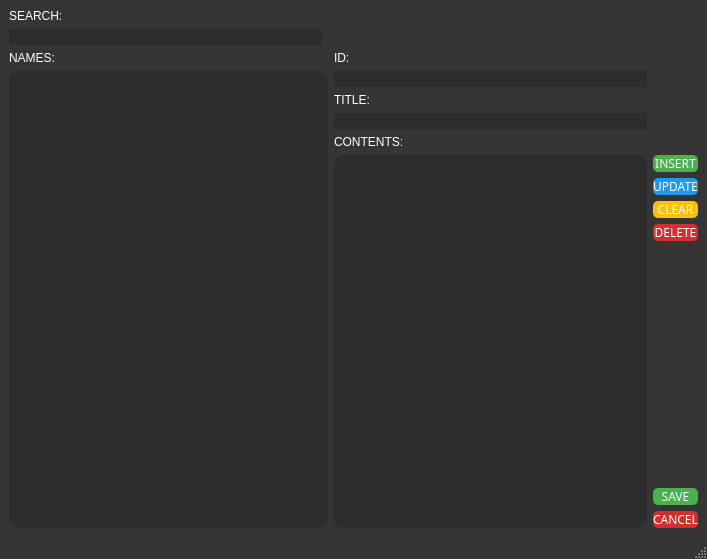
<?xml version="1.0" encoding="UTF-8"?>
<ui version="4.0">
 <class>MainWindow</class>
 <widget class="QMainWindow" name="MainWindow">
  <property name="geometry">
   <rect>
    <x>0</x>
    <y>0</y>
    <width>707</width>
    <height>559</height>
   </rect>
  </property>
  <property name="font">
   <font>
    <family>Goudy Stout</family>
    <bold>false</bold>
   </font>
  </property>
  <property name="windowTitle">
   <string>MainWindow</string>
  </property>
  <property name="styleSheet">
   <string notr="true">QMainWindow
{
	background-color:#363535;
}</string>
  </property>
  <widget class="QWidget" name="centralwidget">
   <layout class="QGridLayout" name="gridLayout">
    <item row="22" column="3">
     <spacer name="verticalSpacer">
      <property name="orientation">
       <enum>Qt::Vertical</enum>
      </property>
      <property name="sizeHint" stdset="0">
       <size>
        <width>20</width>
        <height>40</height>
       </size>
      </property>
     </spacer>
    </item>
    <item row="24" column="3">
     <widget class="QPushButton" name="btnCancel">
      <property name="font">
       <font>
        <family>Swiss921 BT</family>
        <bold>false</bold>
       </font>
      </property>
      <property name="styleSheet">
       <string notr="true">QPushButton
{
	color:#fff;
	background-color: #d32f2f ;	
	border-radius:5px;
}

QPushButton:hover 
{
	background-color: #c62828 ;
}
</string>
      </property>
      <property name="text">
       <string>CANCEL</string>
      </property>
     </widget>
    </item>
    <item row="11" column="3">
     <widget class="QPushButton" name="btnUpdate">
      <property name="font">
       <font>
        <family>Swiss921 BT</family>
        <bold>false</bold>
       </font>
      </property>
      <property name="styleSheet">
       <string notr="true">QPushButton
{
	color:#fff;
	background-color: #2196f3 ;	
	border-radius:5px;
}

QPushButton:hover 
{
	background-color: #1e88e5 ;
}</string>
      </property>
      <property name="text">
       <string>UPDATE</string>
      </property>
     </widget>
    </item>
    <item row="12" column="3">
     <widget class="QPushButton" name="btnClear">
      <property name="font">
       <font>
        <family>Swiss921 BT</family>
        <bold>false</bold>
       </font>
      </property>
      <property name="styleSheet">
       <string notr="true">QPushButton
{
	color:#fff;
	background-color: #ffc107;	
	border-radius:5px;
}

QPushButton:hover 
{
	background-color: #ffca28;
}</string>
      </property>
      <property name="text">
       <string>CLEAR</string>
      </property>
     </widget>
    </item>
    <item row="13" column="3">
     <widget class="QPushButton" name="btnDelete">
      <property name="font">
       <font>
        <family>Swiss921 BT</family>
        <bold>false</bold>
       </font>
      </property>
      <property name="styleSheet">
       <string notr="true">QPushButton
{
	color:#fff;
	background-color: #d32f2f ;	
	border-radius:5px;
}

QPushButton:hover 
{
	background-color: #c62828 ;
}</string>
      </property>
      <property name="text">
       <string>DELETE</string>
      </property>
     </widget>
    </item>
    <item row="3" column="2">
     <widget class="QLabel" name="txtID">
      <property name="font">
       <font>
        <family>Segoe UI</family>
        <bold>false</bold>
       </font>
      </property>
      <property name="styleSheet">
       <string notr="true">QLabel
{
	color:#fff;
}</string>
      </property>
      <property name="text">
       <string>ID:</string>
      </property>
     </widget>
    </item>
    <item row="4" column="0" rowspan="21" colspan="2">
     <widget class="QListWidget" name="listNames">
      <property name="font">
       <font>
        <family>Source Code Pro</family>
        <bold>true</bold>
       </font>
      </property>
      <property name="styleSheet">
       <string notr="true">QListWidget
{
	border-radius:10px;
	background-color:#2e2d2d;	
	color:#fff;
	padding-left:10px;
	padding-right:10px;
	padding-top:10px;
	padding-bottom:10px;
}

QListWidget::item:hover 
{
	background-color: #403f3f;
}

QListWidget::item:selected
 {
	border:0px;
	background-color: #5c5c5c;
}
</string>
      </property>
     </widget>
    </item>
    <item row="5" column="2">
     <widget class="QLabel" name="txtTitle">
      <property name="font">
       <font>
        <family>Segoe UI</family>
        <bold>false</bold>
       </font>
      </property>
      <property name="styleSheet">
       <string notr="true">QLabel
{
	color:#fff;
}</string>
      </property>
      <property name="text">
       <string>TITLE:</string>
      </property>
     </widget>
    </item>
    <item row="9" column="2">
     <widget class="QLabel" name="txtText">
      <property name="font">
       <font>
        <family>Segoe UI</family>
        <bold>false</bold>
       </font>
      </property>
      <property name="styleSheet">
       <string notr="true">QLabel
{
	color:#fff;
}</string>
      </property>
      <property name="text">
       <string>CONTENTS:</string>
      </property>
     </widget>
    </item>
    <item row="0" column="0">
     <widget class="QLabel" name="label">
      <property name="font">
       <font/>
      </property>
      <property name="styleSheet">
       <string notr="true">QLabel
{
	color:#fff;
}</string>
      </property>
      <property name="text">
       <string>SEARCH:</string>
      </property>
     </widget>
    </item>
    <item row="10" column="2" rowspan="15">
     <widget class="QPlainTextEdit" name="planText">
      <property name="enabled">
       <bool>true</bool>
      </property>
      <property name="font">
       <font>
        <family>Segoe UI</family>
        <bold>false</bold>
       </font>
      </property>
      <property name="styleSheet">
       <string notr="true">QPlainTextEdit
{
	padding-top:10px;
	padding-left:10px;
	padding-right:10px;
	border-radius:10px;
	background-color:#2e2d2d;	
	color:#fff;
}</string>
      </property>
     </widget>
    </item>
    <item row="4" column="2">
     <widget class="QLineEdit" name="lineID">
      <property name="enabled">
       <bool>false</bool>
      </property>
      <property name="styleSheet">
       <string notr="true">QLineEdit
{
	border-radius:10px;
	background-color:#2e2d2d;	
	color:#fff;
	padding-left:10px;
	padding-right:10px;
}</string>
      </property>
     </widget>
    </item>
    <item row="3" column="0">
     <widget class="QLabel" name="txtNames">
      <property name="font">
       <font>
        <family>Segoe UI</family>
        <bold>false</bold>
       </font>
      </property>
      <property name="styleSheet">
       <string notr="true">QLabel
{
	color:#fff;
}</string>
      </property>
      <property name="text">
       <string>NAMES:</string>
      </property>
     </widget>
    </item>
    <item row="23" column="3">
     <widget class="QPushButton" name="btnSave">
      <property name="font">
       <font>
        <family>Swiss921 BT</family>
        <bold>false</bold>
       </font>
      </property>
      <property name="styleSheet">
       <string notr="true">QPushButton
{
	color:#fff;
	background-color: #4caf50;	
	border-radius:5px;
}

QPushButton:hover 
{
	background-color: #66bb6a ;
}</string>
      </property>
      <property name="text">
       <string>SAVE</string>
      </property>
     </widget>
    </item>
    <item row="10" column="3">
     <widget class="QPushButton" name="btnInsert">
      <property name="enabled">
       <bool>true</bool>
      </property>
      <property name="font">
       <font>
        <family>Swiss921 BT</family>
        <bold>false</bold>
       </font>
      </property>
      <property name="styleSheet">
       <string notr="true">QPushButton
{
	color:#fff;
	background-color: #4caf50;	
	border-radius:5px;
}

QPushButton:hover 
{
	background-color: #66bb6a ;
}</string>
      </property>
      <property name="text">
       <string>INSERT</string>
      </property>
     </widget>
    </item>
    <item row="2" column="0">
     <widget class="QLineEdit" name="lineSearch">
      <property name="enabled">
       <bool>true</bool>
      </property>
      <property name="styleSheet">
       <string notr="true">QLineEdit 
{
    border-radius: 10px;
    background-color: #2e2d2d;
    color: #fff;
    background-repeat: no-repeat;
    background-position: 10px center;
	padding-left: 10px;
}</string>
      </property>
      <property name="frame">
       <bool>true</bool>
      </property>
     </widget>
    </item>
    <item row="6" column="2" rowspan="3">
     <widget class="QLineEdit" name="lineTitle">
      <property name="enabled">
       <bool>true</bool>
      </property>
      <property name="acceptDrops">
       <bool>true</bool>
      </property>
      <property name="styleSheet">
       <string notr="true">QLineEdit
{
	border-radius:10px;
	background-color:#2e2d2d;	
	color:#fff;
	padding-left:10px;
	padding-right:10px;
}</string>
      </property>
     </widget>
    </item>
   </layout>
  </widget>
  <widget class="QMenuBar" name="menubar">
   <property name="geometry">
    <rect>
     <x>0</x>
     <y>0</y>
     <width>707</width>
     <height>17</height>
    </rect>
   </property>
  </widget>
  <widget class="QStatusBar" name="statusbar">
   <property name="styleSheet">
    <string notr="true">QStatusBar
{
	color:#fff;
}</string>
   </property>
  </widget>
 </widget>
 <resources/>
 <connections/>
</ui>
